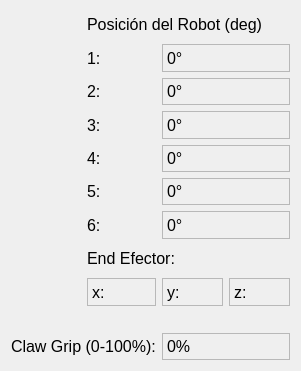
     <widget class="QWidget" name="gridLayoutWidget_7">
      <property name="geometry">
       <rect>
        <x>10</x>
        <y>20</y>
        <width>301</width>
        <height>371</height>
       </rect>
      </property>
      <property name="font">
       <font>
        <pointsize>12</pointsize>
       </font>
      </property>
      <layout class="QGridLayout" name="QLabels">
       <item row="1" column="1">
        <widget class="QLabel" name="label_62">
         <property name="maximumSize">
          <size>
           <width>16777215</width>
           <height>28</height>
          </size>
         </property>
         <property name="font">
          <font>
           <pointsize>12</pointsize>
          </font>
         </property>
         <property name="text">
          <string>1:</string>
         </property>
        </widget>
       </item>
       <item row="3" column="1">
        <widget class="QLabel" name="label_60">
         <property name="maximumSize">
          <size>
           <width>16777215</width>
           <height>28</height>
          </size>
         </property>
         <property name="font">
          <font>
           <pointsize>12</pointsize>
          </font>
         </property>
         <property name="text">
          <string>3:</string>
         </property>
        </widget>
       </item>
       <item row="6" column="1">
        <widget class="QLabel" name="label_66">
         <property name="maximumSize">
          <size>
           <width>16777215</width>
           <height>28</height>
          </size>
         </property>
         <property name="font">
          <font>
           <pointsize>12</pointsize>
          </font>
         </property>
         <property name="text">
          <string>6:</string>
         </property>
        </widget>
       </item>
       <item row="8" column="3">
        <widget class="QLabel" name="label_EFz">
         <property name="font">
          <font>
           <pointsize>12</pointsize>
          </font>
         </property>
         <property name="frameShape">
          <enum>QFrame::StyledPanel</enum>
         </property>
         <property name="frameShadow">
          <enum>QFrame::Sunken</enum>
         </property>
         <property name="text">
          <string>z:</string>
         </property>
        </widget>
       </item>
       <item row="4" column="1">
        <widget class="QLabel" name="label_64">
         <property name="maximumSize">
          <size>
           <width>16777215</width>
           <height>28</height>
          </size>
         </property>
         <property name="font">
          <font>
           <pointsize>12</pointsize>
          </font>
         </property>
         <property name="text">
          <string>4:</string>
         </property>
        </widget>
       </item>
       <item row="4" column="2" colspan="2">
        <widget class="QLabel" name="label_q4">
         <property name="maximumSize">
          <size>
           <width>16777215</width>
           <height>28</height>
          </size>
         </property>
         <property name="font">
          <font>
           <pointsize>12</pointsize>
          </font>
         </property>
         <property name="frameShape">
          <enum>QFrame::StyledPanel</enum>
         </property>
         <property name="frameShadow">
          <enum>QFrame::Sunken</enum>
         </property>
         <property name="text">
          <string>0°</string>
         </property>
        </widget>
       </item>
       <item row="7" column="1" colspan="3">
        <widget class="QLabel" name="label_92">
         <property name="font">
          <font>
           <pointsize>12</pointsize>
          </font>
         </property>
         <property name="text">
          <string>End Efector:</string>
         </property>
        </widget>
       </item>
       <item row="10" column="2" colspan="2">
        <widget class="QLabel" name="label_gripperValue">
         <property name="maximumSize">
          <size>
           <width>16777215</width>
           <height>31</height>
          </size>
         </property>
         <property name="font">
          <font>
           <pointsize>12</pointsize>
          </font>
         </property>
         <property name="frameShape">
          <enum>QFrame::StyledPanel</enum>
         </property>
         <property name="frameShadow">
          <enum>QFrame::Sunken</enum>
         </property>
         <property name="text">
          <string>0%</string>
         </property>
        </widget>
       </item>
       <item row="2" column="1">
        <widget class="QLabel" name="label_63">
         <property name="maximumSize">
          <size>
           <width>16777215</width>
           <height>28</height>
          </size>
         </property>
         <property name="font">
          <font>
           <pointsize>12</pointsize>
          </font>
         </property>
         <property name="text">
          <string>2:</string>
         </property>
        </widget>
       </item>
       <item row="0" column="1" colspan="3">
        <widget class="QLabel" name="label_68">
         <property name="maximumSize">
          <size>
           <width>16777215</width>
           <height>29</height>
          </size>
         </property>
         <property name="font">
          <font>
           <pointsize>12</pointsize>
          </font>
         </property>
         <property name="text">
          <string>Posición del Robot (deg)</string>
         </property>
        </widget>
       </item>
       <item row="5" column="2" colspan="2">
        <widget class="QLabel" name="label_q5">
         <property name="maximumSize">
          <size>
           <width>16777215</width>
           <height>28</height>
          </size>
         </property>
         <property name="font">
          <font>
           <pointsize>12</pointsize>
          </font>
         </property>
         <property name="frameShape">
          <enum>QFrame::StyledPanel</enum>
         </property>
         <property name="frameShadow">
          <enum>QFrame::Sunken</enum>
         </property>
         <property name="text">
          <string>0°</string>
         </property>
        </widget>
       </item>
       <item row="8" column="1">
        <widget class="QLabel" name="label_EFx">
         <property name="font">
          <font>
           <pointsize>12</pointsize>
          </font>
         </property>
         <property name="frameShape">
          <enum>QFrame::StyledPanel</enum>
         </property>
         <property name="frameShadow">
          <enum>QFrame::Sunken</enum>
         </property>
         <property name="text">
          <string>x:</string>
         </property>
        </widget>
       </item>
       <item row="3" column="2" colspan="2">
        <widget class="QLabel" name="label_q3">
         <property name="maximumSize">
          <size>
           <width>16777215</width>
           <height>28</height>
          </size>
         </property>
         <property name="font">
          <font>
           <pointsize>12</pointsize>
          </font>
         </property>
         <property name="frameShape">
          <enum>QFrame::StyledPanel</enum>
         </property>
         <property name="frameShadow">
          <enum>QFrame::Sunken</enum>
         </property>
         <property name="text">
          <string>0°</string>
         </property>
        </widget>
       </item>
       <item row="1" column="2" colspan="2">
        <widget class="QLabel" name="label_q1">
         <property name="maximumSize">
          <size>
           <width>16777215</width>
           <height>28</height>
          </size>
         </property>
         <property name="font">
          <font>
           <pointsize>12</pointsize>
          </font>
         </property>
         <property name="frameShape">
          <enum>QFrame::StyledPanel</enum>
         </property>
         <property name="frameShadow">
          <enum>QFrame::Sunken</enum>
         </property>
         <property name="text">
          <string>0°</string>
         </property>
        </widget>
       </item>
       <item row="10" column="0" colspan="2">
        <widget class="QLabel" name="label_94">
         <property name="maximumSize">
          <size>
           <width>16777215</width>
           <height>31</height>
          </size>
         </property>
         <property name="font">
          <font>
           <pointsize>12</pointsize>
          </font>
         </property>
         <property name="text">
          <string>Claw Grip (0-100%):</string>
         </property>
        </widget>
       </item>
       <item row="5" column="1">
        <widget class="QLabel" name="label_65">
         <property name="maximumSize">
          <size>
           <width>16777215</width>
           <height>28</height>
          </size>
         </property>
         <property name="font">
          <font>
           <pointsize>12</pointsize>
          </font>
         </property>
         <property name="text">
          <string>5:</string>
         </property>
        </widget>
       </item>
       <item row="6" column="2" colspan="2">
        <widget class="QLabel" name="label_q6">
         <property name="maximumSize">
          <size>
           <width>16777215</width>
           <height>28</height>
          </size>
         </property>
         <property name="font">
          <font>
           <pointsize>12</pointsize>
          </font>
         </property>
         <property name="frameShape">
          <enum>QFrame::StyledPanel</enum>
         </property>
         <property name="frameShadow">
          <enum>QFrame::Sunken</enum>
         </property>
         <property name="text">
          <string>0°</string>
         </property>
        </widget>
       </item>
       <item row="2" column="2" colspan="2">
        <widget class="QLabel" name="label_q2">
         <property name="maximumSize">
          <size>
           <width>16777215</width>
           <height>28</height>
          </size>
         </property>
         <property name="font">
          <font>
           <pointsize>12</pointsize>
          </font>
         </property>
         <property name="frameShape">
          <enum>QFrame::StyledPanel</enum>
         </property>
         <property name="frameShadow">
          <enum>QFrame::Sunken</enum>
         </property>
         <property name="text">
          <string>0°</string>
         </property>
        </widget>
       </item>
       <item row="8" column="2">
        <widget class="QLabel" name="label_EFy">
         <property name="font">
          <font>
           <pointsize>12</pointsize>
          </font>
         </property>
         <property name="frameShape">
          <enum>QFrame::StyledPanel</enum>
         </property>
         <property name="frameShadow">
          <enum>QFrame::Sunken</enum>
         </property>
         <property name="text">
          <string>y:</string>
         </property>
        </widget>
       </item>
       <item row="9" column="0">
        <widget class="QLabel" name="label_6">
         <property name="maximumSize">
          <size>
           <width>16777215</width>
           <height>15</height>
          </size>
         </property>
         <property name="text">
          <string/>
         </property>
        </widget>
       </item>
      </layout>
     </widget>
